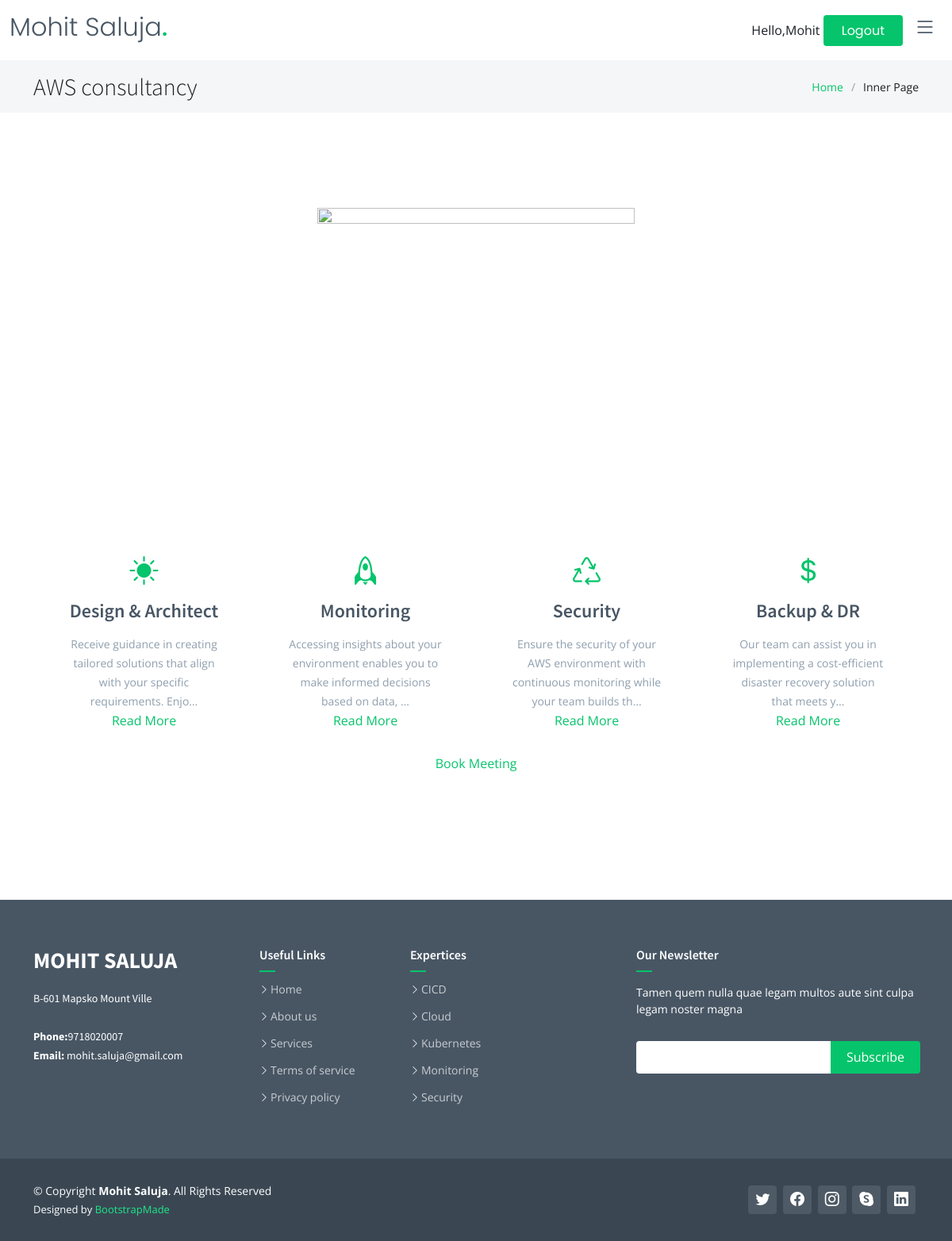
The app's page /service1 (signed in) with its own data.
### web/models.py (models this page shows, shortened)
class address(models.Model):
    website_name = models.CharField(max_length=100)
    email_id = models.EmailField(max_length=100)
    phone = models.CharField(max_length=15)
    office_address = models.CharField(max_length=200, default="Offoce #123")

class service(models.Model):
    service_name = models.CharField(max_length=100)
    service_icon = models.CharField(max_length=100,blank=True )
    service_url = models.CharField(max_length=50, blank=True)
    service_details = RichTextUploadingField(blank=True)

class service_categoreis(models.Model):
    name = models.ForeignKey(service, on_delete=models.CASCADE, related_name="service_url_name")
    category_title =  models.CharField(max_length=50)
    category_description = RichTextUploadingField(blank=True)
    category_icon = models.CharField(max_length=100)

### techblog/views.py (the view)
@login_required(login_url='loginpage')
def service1(request):
    color_scheme =  Features.objects.get().color_schem
    template = loader.get_template('service1.html')
    serviceData = service.objects.all()
    service_obj= service.objects.get(service_url='service1')
    service_description = service_categoreis.objects.filter(name=service_obj)
    addressData = address.objects.all()
    data = {'addressData': addressData, "serviceData":serviceData,
             "service_description":service_description,
              "color_scheme":color_scheme,
              }
    return render(request, "service1.html", data)

### techblog/templates/service1.html (shortened to what this page needs)
{% extends 'base.html' %}
{% load static %}
  {% block "content" %}
    <div class="breadcrumbs">
      <div class="container">
          {% if serviceData %}
        <div class="d-flex justify-content-between align-items-center">
          <h2>{{ serviceData.0.service_name }}</h2>
          {% endif %}
          <ol>
            <li><a href="index.html">Home</a></li>
            <li>Inner Page</li>
          </ol>
        </div>
      </div>
    </div>
    <section class="inner-page">
      <div class="container" data-aos="fade-up">
        <div class="section-header">
         <section id="featured-services" class="featured-services">
          <div class="container">
            <img src="{% static '/assets/img/cicd-image.png' %}"  alt="" class="img-fluid" height="400" width="400">
            <div class="row gy-4">
              {% for service in service_description %}
              <div class="col-xl-3 col-md-6 d-flex" data-aos="zoom-out">
                <div class="service-item position-relative">
                  <div class="icon"><i class="bi {{ service.category_icon }}"></i></div>
                  <h4><a class="stretched-link">{{ service.category_title }} </a></h4>
                  <p>{{ service.category_description|truncatechars:100|safe }}</p>
                  <div class="read-more mt-auto align-self-end">
                  <a href="{#}">Read More</a>
                  </div>
                </div>
              </div>
              {% endfor %}
            </div>
          </div>
<link href="https://assets.calendly.com/assets/external/widget.css" rel="stylesheet">
<a href="" onclick="Calendly.initPopupWidget({url: 'https://calendly.com/mohitsaluja/30min'});return false;">Book Meeting</a>
      </div>
    </section>
  {% endblock %}

### techblog/templates/header.html (shortened to what this page needs)
{% load static %}
<!DOCTYPE html>
<html lang="en">
<head>
  <link href="{% static 'assets/vendor/bootstrap/css/bootstrap.min.css' %}" rel="stylesheet">
  <link href="{% static 'assets/vendor/bootstrap-icons/bootstrap-icons.css' %}" rel="stylesheet">
  <link href="{% static 'assets/vendor/aos/aos.css' %}" rel="stylesheet">
  <link href="{% static 'assets/vendor/glightbox/css/glightbox.min.css' %}" rel="stylesheet">
  <link href="{% static 'assets/vendor/swiper/swiper-bundle.min.css' %}" rel="stylesheet">
  {% if color_scheme == 'blue'%}
  <link href="{% static 'assets/css/variables-blue.css' %}" rel="stylesheet">
  {% elif  color_scheme == 'green' %}
  <link href="{% static 'assets/css/variables-green.css' %}" rel="stylesheet">
  {% elif  color_scheme == 'orange' %}
  <link href="{% static 'assets/css/variables-orange.css' %}" rel="stylesheet">
  {% elif  color_scheme == 'purple' %}
  <link href="{% static 'assets/css/variables-purple.css' %}" rel="stylesheet">
  {% elif  color_scheme == 'red' %}
  <link href="{% static 'assets/css/variables-red.css' %}" rel="stylesheet">
  {% elif  color_scheme == 'pink' %}
  <link href="{% static 'assets/css/variables-pink.css' %}" rel="stylesheet">
   {% endif %}
  <link href="{% static 'assets/css/main.css' %}" rel="stylesheet">
</head>
<body>
  <header id="header" class="header fixed-top" data-scrollto-offset="0">
    <div class="container-fluid d-flex align-items-center justify-content-between">
      <a href="index.html" class="logo d-flex align-items-center scrollto me-auto me-lg-0">
        <h1>{{ addressData.0.website_name }}<span>.</span></h1>
      </a>
      <nav id="navbar" class="navbar" >
        <i class="bi bi-list mobile-nav-toggle d-none"></i>
      </nav>
      {% if request.user.is_authenticated %}
      <span>
         Hello,{{ request.user }}
         <a class="btn-getstarted scrollto" href="{% url 'logout' %}">Logout</a>
      </span>
      {% else %}
      <span> </span>
      <span> </span>
      <a class="btn-getstarted scrollto" href="{% url 'loginpage' %}">Login</a>
      {% endif %}
      </div>
  </header>

### techblog/templates/footer.html (shortened to what this page needs)
{% load static %}
<footer id="footer" class="footer">
    <div class="footer-content">
      <div class="container">
        <div class="row">
          <div class="col-lg-3 col-md-6">
            <div class="footer-info">
              <h3>{{ addressData.0.website_name }}</h3>
              <p>
                {{ addressData.0.office_address}}
                <br><br>
                <strong>Phone:</strong>{{ addressData.0.phone }}<br>
                <strong>Email:</strong> {{ addressData.0.email_id }}<br>
              </p>
            </div>
          </div>
          <div class="col-lg-2 col-md-6 footer-links">
            <h4>Useful Links</h4>
            <ul>
              <li><i class="bi bi-chevron-right"></i> <a href="#">Home</a></li>
              <li><i class="bi bi-chevron-right"></i> <a href="#">About us</a></li>
              <li><i class="bi bi-chevron-right"></i> <a href="#">Services</a></li>
              <li><i class="bi bi-chevron-right"></i> <a href="#">Terms of service</a></li>
              <li><i class="bi bi-chevron-right"></i> <a href="#">Privacy policy</a></li>
            </ul>
          </div>
          <div class="col-lg-3 col-md-6 footer-links">
            <h4>Expertices</h4>
            <ul>
              <li><i class="bi bi-chevron-right"></i> <a href="#">CICD </a></li>
              <li><i class="bi bi-chevron-right"></i> <a href="#">Cloud </a></li>
              <li><i class="bi bi-chevron-right"></i> <a href="#">Kubernetes</a></li>
              <li><i class="bi bi-chevron-right"></i> <a href="#">Monitoring</a></li>
              <li><i class="bi bi-chevron-right"></i> <a href="#">Security</a></li>
            </ul>
          </div>
          <div class="col-lg-4 col-md-6 footer-newsletter">
            <h4>Our Newsletter</h4>
            <p>Tamen quem nulla quae legam multos aute sint culpa legam noster magna</p>
            <form action="{% url 'subscribe_newsletter' %}" method="post">
              <input type="email" name="email"><input type="submit" value="Subscribe">
            </form>
          </div>
        </div>
      </div>
    </div>
    <div class="footer-legal text-center">
      <div class="container d-flex flex-column flex-lg-row justify-content-center justify-content-lg-between align-items-center">
        <div class="d-flex flex-column align-items-center align-items-lg-start">
          <div class="copyright">
            &copy; Copyright <strong><span>{{ addressData.0.website_name }}</span></strong>. All Rights Reserved
          </div>
          <div class="credits">
            Designed by <a href="https://bootstrapmade.com/">BootstrapMade</a>
          </div>
        </div>
        <div class="social-links order-first order-lg-last mb-3 mb-lg-0">
          <a href="#" class="twitter"><i class="bi bi-twitter"></i></a>
          <a href="#" class="facebook"><i class="bi bi-facebook"></i></a>
          <a href="#" class="instagram"><i class="bi bi-instagram"></i></a>
          <a href="#" class="google-plus"><i class="bi bi-skype"></i></a>
          <a href="#" class="linkedin"><i class="bi bi-linkedin"></i></a>
        </div>
      </div>
    </div>
  </footer>
</body>
</html>

### techblog/static/assets/css/variables-green.css (style rules this page uses)
:root { --font-default: 'Open Sans', system-ui, -apple-system, "Segoe UI", Roboto, "Helvetica Neue", Arial, "Noto Sans", "Liberation Sans", sans-serif, "Apple Color Emoji", "Segoe UI Emoji", "Segoe UI Symbol", "Noto Color Emoji"; --font-primary: 'Source Sans Pro', sans-serif; --font-secondary: 'Poppins', sans-serif; --color-default: #1a1f24; --color-default-rgb: 26, 31, 36; --color-links: #05c46b; --color-links-hover: #1de789; --color-primary: #05c46b; --color-primary-light: #1de789; --color-primary-dark: #01a156; --color-primary-rgb: 5, 196, 107; --color-primary-light-rgb: 29, 231, 137; --color-primary-dark-rgb: 1, 161, 86; --color-secondary: #485664; --color-secondary-light: #8f9fae; --color-secondary-dark: #3a4753; --color-secondary-rgb: 72, 86, 100; --color-secondary-light-rgb: 143, 159, 174; --color-secondary-dark-rgb: 58, 71, 83; --color-blue: #0d6efd; --color-blue-rgb: 13, 110, 253; --color-indigo: #6610f2; --color-indigo-rgb: 102, 16, 242; --color-purple: #6f42c1; --color-purple-rgb: 111, 66, 193; --color-pink: #f3268c; --color-pink-rgb: 243, 38, 140; --color-red: #df1529; --color-red-rgb: 223, 21, 4; --color-orange: #fd7e14; --color-orange-rgb: 253, 126, 20; --color-yellow: #ffc107; --color-yellow-rgb: 255, 193, 7; --color-green: #059652; --color-green-rgb: 5, 150, 82; --color-teal: #20c997; --color-teal-rgb: 32, 201, 151; --color-cyan: #0dcaf0; --color-cyan-rgb: 13, 202, 240; --color-white: #ffffff; --color-white-rgb: 255, 255, 255; --color-gray: #6c757d; --color-gray-rgb: 108, 117, 125; --color-black: #000000; --color-black-rgb: 0, 0, 0; }
:root { --bs-blue: var(--color-blue); --bs-indigo: var(--color-indigo); --bs-purple: var(--color-purple); --bs-pink: var(--color-pink); --bs-red: var(--color-red); --bs-orange: var(--color-orange); --bs-yellow: var(--color-yellow); --bs-green: var(--color-green); --bs-teal: var(--color-teal); --bs-cyan: var(--color-cyan); --bs-white: var(--color-white); --bs-gray: var(--color-gray); --bs-gray-dark: #343a40; --bs-gray-100: #f8f9fa; --bs-gray-200: #e9ecef; --bs-gray-300: #dee2e6; --bs-gray-400: #ced4da; --bs-gray-500: #adb5bd; --bs-gray-600: #6c757d; --bs-gray-700: #495057; --bs-gray-800: #343a40; --bs-gray-900: #212529; --bs-primary: var(--color-blue); --bs-secondary: var(--color-blue); --bs-success: #198754; --bs-info: #0dcaf0; --bs-warning: #ffc107; --bs-danger: #dc3545; --bs-light: #f8f9fa; --bs-dark: #212529; --bs-primary-rgb: var(--color-primary-rgb); --bs-secondary-rgb: var(--color-secondary-rgb); --bs-success-rgb: 25, 135, 84; --bs-info-rgb: 13, 202, 240; --bs-warning-rgb: 255, 193, 7; --bs-danger-rgb: 220, 53, 69; --bs-light-rgb: 248, 249, 250; --bs-dark-rgb: 33, 37, 41; --bs-white-rgb: var(--color-white-rgb); --bs-black-rgb: var(--color-black-rgb); --bs-body-color-rgb: var(--color-default-rgb); --bs-body-bg-rgb: 255, 255, 255; --bs-font-sans-serif: var(--font-default); --bs-font-monospace: SFMono-Regular, Menlo, Monaco, Consolas, "Liberation Mono", "Courier New", monospace; --bs-gradient: linear-gradient(180deg, rgba(255, 255, 255, 0.15), rgba(255, 255, 255, 0)); --bs-body-font-family: var(--font-default); --bs-body-font-size: 1rem; --bs-body-font-weight: 400; --bs-body-line-height: 1.5; --bs-body-color: var(--color-default); --bs-body-bg: #fff; }

### records on screen
address: website_name "Mohit Saluja", website_name "MOHIT SALUJA", office_address "B-601 Mapsko Mount Ville", phone "9718020007", email "mohit.saluja@gmail.com"
service: service_name "AWS consultancy"
service_categoreis: category_title "Design & Architect", category_description "Receive guidance in creating tailored solutions that align with your specific requirements. Enjo…"
service_categoreis: category_title "Monitoring", category_description "Accessing insights about your environment enables you to make informed decisions based on data, …"
service_categoreis: category_title "Security", category_description "Ensure the security of your AWS environment with continuous monitoring while your team builds th…"
service_categoreis: category_title "Backup & DR", category_description "Our team can assist you in implementing a cost-efficient disaster recovery solution that meets y…"

### other values on screen
{{ request.user }} "Mohit"
